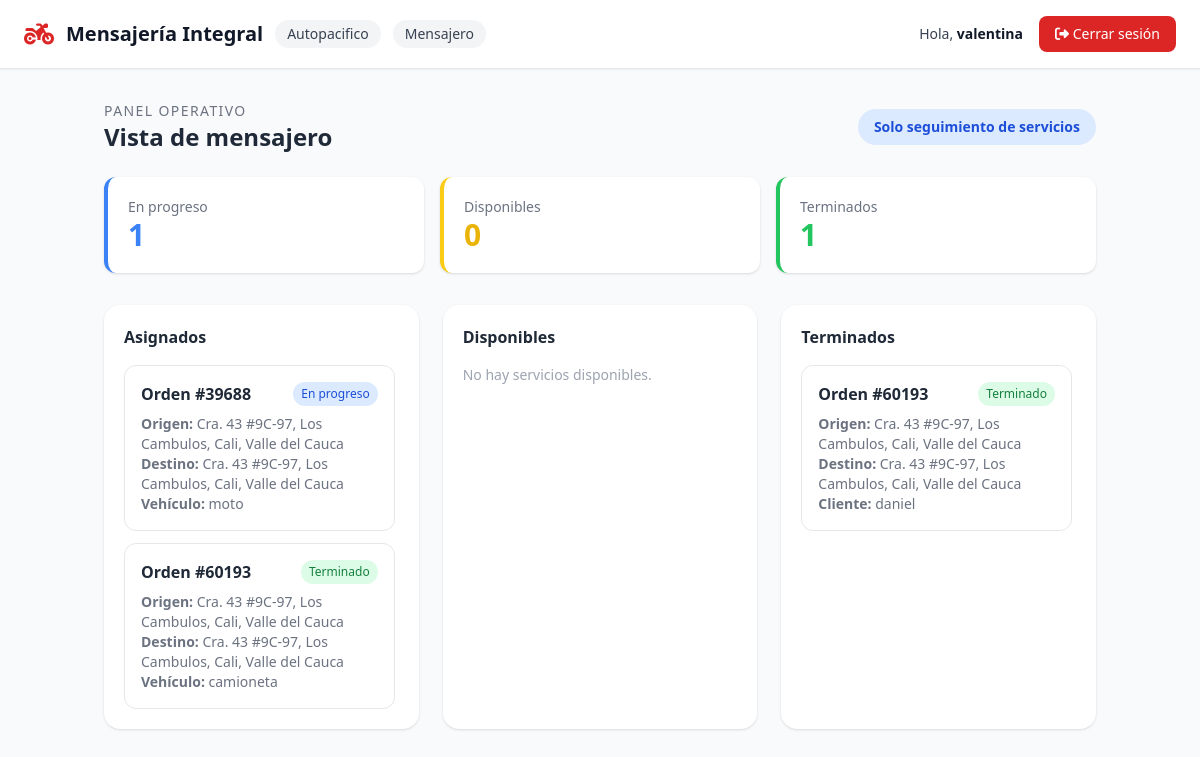
Before: /mensajero/ (signed in) with the older database file.
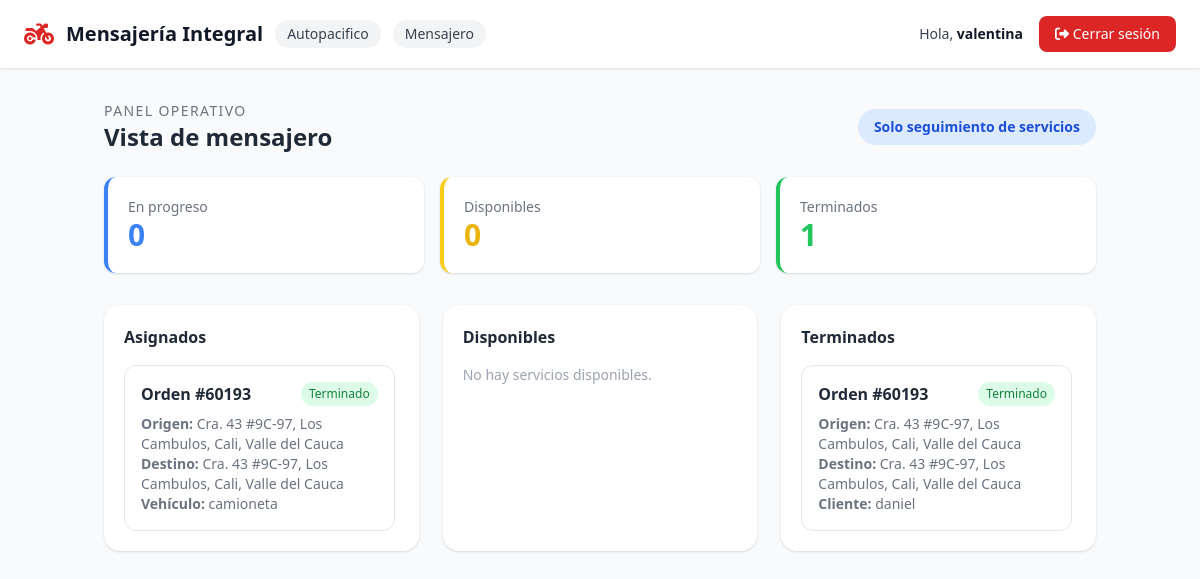
After: the same page with the newer database file.
### servicios/models.py (models this page shows, shortened)
class Servicio(models.Model):
    ESTADO_CHOICES = [
        ('sin_asignar', 'Sin asignar'),
        ('en_progreso', 'En progreso'),
        ('terminado', 'Terminado'),
    ]
    PRIORIDAD_CHOICES = [
        ('normal', 'Normal'),
        ('alta', 'Alta'),
    ]
    empresa = models.ForeignKey(
        Empresa,
        on_delete=models.CASCADE,
        related_name='servicios',
        null=True,
        blank=True,
    )
    creado_por = models.ForeignKey(
        Usuario,
        on_delete=models.SET_NULL,
        null=True,
        blank=True,
        related_name='servicios_creados'
    )
    cliente = models.ForeignKey(
        Usuario,
        on_delete=models.CASCADE,
        related_name='servicios_cliente'
    )
    mensajero = models.ForeignKey(
        Usuario,
        on_delete=models.SET_NULL,
        null=True,
        blank=True,
        related_name='servicios_mensajero'
    )
    orden = models.CharField(max_length=20, unique=True, db_index=True)
    descripcion = models.TextField(blank=True)
    sede = models.CharField(max_length=100, blank=True)
    area = models.CharField(max_length=100, blank=True)
    nombre_solicitante = models.CharField(max_length=150, blank=True)
    telefono_solicitante = models.CharField(max_length=30, blank=True)
    ciudad_origen = models.CharField(max_length=100, blank=True)
    ciudad_destino = models.CharField(max_length=100, blank=True)
    origen = models.TextField()
    destino = models.TextField()
    fecha_entrega_deseada = models.DateField(null=True, blank=True)
    nombre_quien_recibe = models.CharField(max_length=150, blank=True)
    telefono_quien_recibe = models.CharField(max_length=30, blank=True)
    tipo_servicio = models.CharField(max_length=100, blank=True)
    tipo_pago = models.CharField(max_length=100, blank=True)
    descripcion_pago = models.TextField(blank=True)
    tipo_recorrido = models.CharField(max_length=100, blank=True)
    tipo_vehiculo = models.CharField(max_length=50)
    prioridad = models.CharField(max_length=10, choices=PRIORIDAD_CHOICES, default='normal')
    estado = models.CharField(max_length=20, choices=ESTADO_CHOICES, default='sin_asignar', db_index=True)
    fecha_creacion = models.DateTimeField(auto_now_add=True, db_index=True)
    origen_lat = models.DecimalField(max_digits=9, decimal_places=6, null=True, blank=True)
    origen_lng = models.DecimalField(max_digits=9, decimal_places=6, null=True, blank=True)
    destino_lat = models.DecimalField(max_digits=9, decimal_places=6, null=True, blank=True)
    destino_lng = models.DecimalField(max_digits=9, decimal_places=6, null=True, blank=True)
    mensajero_lat = models.DecimalField(max_digits=9, decimal_places=6, null=True, blank=True)
    mensajero_lng = models.DecimalField(max_digits=9, decimal_places=6, null=True, blank=True)
    mensajero_ubicacion_actualizada_en = models.DateTimeField(null=True, blank=True)
    def tiene_mapa(self):
        return any([
            self.origen_lat is not None and self.origen_lng is not None,
            self.destino_lat is not None and self.destino_lng is not None,
            self.mensajero_lat is not None and self.mensajero_lng is not None,
        ])
    class Meta:
        verbose_name = "Servicio"
        verbose_name_plural = "Servicios"

### usuarios/models.py (models this page shows, shortened)
class Usuario(AbstractUser):
    ROL_CHOICES = [
        ('coordinador', 'Coordinador'),
        ('cliente', 'Cliente'),
        ('mensajero', 'Mensajero'),
    ]
    rol = models.CharField(max_length=20, choices=ROL_CHOICES)
    telefono = models.CharField(max_length=20, blank=True)
    foto_perfil = models.ImageField(upload_to='perfiles/', blank=True, null=True)
    empresa = models.ForeignKey(
        Empresa,
        on_delete=models.SET_NULL,
        null=True,
        blank=True,
        related_name='usuarios'
    )
    class Meta:
        verbose_name = "Usuario"
        verbose_name_plural = "Usuarios"

### dashboard/views.py (the view)
# urls.py: path('mensajero/', views.mensajero_inicio, name='mensajero_inicio'),
@login_required
def mensajero_inicio(request):
    if request.user.rol != 'mensajero':
        return _redirigir_dashboard(request.user)
    servicios = _servicios_empresa(request.user)
    asignados = servicios.filter(mensajero=request.user)
    disponibles = servicios.filter(estado='sin_asignar')
    terminados = servicios.filter(mensajero=request.user, estado='terminado')
    context = {
        'asignados': asignados,
        'disponibles': disponibles,
        'terminados': terminados,
        'en_progreso': asignados.filter(estado='en_progreso').count(),
        'sin_asignar': disponibles.count(),
        'terminados_count': terminados.count(),
    }
    return render(request, 'dashboard/mensajero_inicio.html', context)

### dashboard/context_processors.py (called while the page is built)
def google_maps(request):
    return {
        'google_maps_api_key': getattr(settings, 'GOOGLE_MAPS_API_KEY', ''),
    }

### dashboard/templates/dashboard/mensajero_inicio.html (shortened to what the changed rows need)
{% extends 'dashboard/base.html' %}
{% load l10n %}
{% block content %}
<div class="flex justify-between items-center mb-6">
    <div>
        <h1 class="text-2xl font-bold text-gray-800">Vista de mensajero</h1>
    </div>
</div>
<div class="grid grid-cols-1 md:grid-cols-3 gap-4 mb-8">
    <div class="bg-white rounded-xl shadow p-5 border-l-4 border-blue-500">
        <p class="text-gray-500 text-sm">En progreso</p>
        <p class="text-3xl font-bold text-blue-500">{{ en_progreso }}</p>
    </div>
</div>
<div class="grid grid-cols-1 lg:grid-cols-3 gap-6">
    <section class="bg-white rounded-2xl shadow p-5">
        <h2 class="font-bold text-gray-800 mb-4">Asignados</h2>
        <div class="space-y-3 max-h-[32rem] overflow-auto pr-1">
            {% for servicio in asignados %}
            <article class="border rounded-xl p-4">
                <div class="flex justify-between gap-3 mb-2">
                    <strong class="text-gray-800">Orden #{{ servicio.orden }}</strong>
                    <span class="text-xs px-2 py-1 rounded-full {% if servicio.estado == 'en_progreso' %}bg-blue-100 text-blue-700{% else %}bg-green-100 text-green-700{% endif %}">
                        {{ servicio.get_estado_display }}
                    </span>
                </div>
                <p class="text-sm text-gray-500"><strong>Origen:</strong> {{ servicio.origen }}</p>
                <p class="text-sm text-gray-500"><strong>Destino:</strong> {{ servicio.destino }}</p>
                <p class="text-sm text-gray-500"><strong>Vehículo:</strong> {{ servicio.tipo_vehiculo }}</p>
            </article>
            {% empty %}
            <p class="text-sm text-gray-400">No tienes servicios asignados.</p>
            {% endfor %}
        </div>
    </section>
    <section class="bg-white rounded-2xl shadow p-5">
        <h2 class="font-bold text-gray-800 mb-4">Disponibles</h2>
    </section>
    <section class="bg-white rounded-2xl shadow p-5">
        <h2 class="font-bold text-gray-800 mb-4">Terminados</h2>
        <div class="space-y-3 max-h-[32rem] overflow-auto pr-1">
            {% for servicio in terminados %}
            <article class="border rounded-xl p-4">
                <div class="flex justify-between gap-3 mb-2">
                    <strong class="text-gray-800">Orden #{{ servicio.orden }}</strong>
                    <span class="text-xs px-2 py-1 rounded-full bg-green-100 text-green-700">Terminado</span>
                </div>
                <p class="text-sm text-gray-500"><strong>Origen:</strong> {{ servicio.origen }}</p>
                <p class="text-sm text-gray-500"><strong>Destino:</strong> {{ servicio.destino }}</p>
                <p class="text-sm text-gray-500"><strong>Cliente:</strong> {{ servicio.cliente.get_full_name|default:servicio.cliente.username }}</p>
            </article>
            {% empty %}
            <p class="text-sm text-gray-400">No tienes servicios terminados.</p>
            {% endfor %}
        </div>
    </section>
</div>
{% endblock %}

Changed rows visible on the page:
no longer on this page (row edited): Servicio: orden "39688", estado "En progreso", origen "Cra. 43 #9C-97, Los Cambulos, Cali, Valle del Cauca", destino "Cra. 43 #9C-97, Los Cambulos, Cali, Valle del Cauca", tipo_vehiculo "moto", shown under "Asignados"
Other visible differences:
{{ en_progreso }}: "1" → "0"
